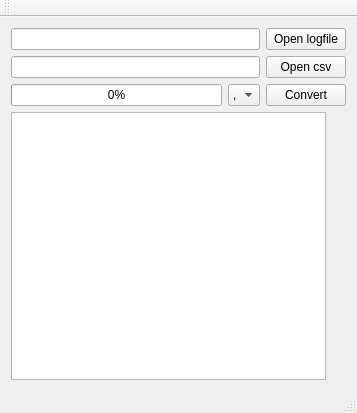
<?xml version="1.0" encoding="UTF-8"?>
<ui version="4.0">
 <class>MainWindow</class>
 <widget class="QMainWindow" name="MainWindow">
  <property name="geometry">
   <rect>
    <x>0</x>
    <y>0</y>
    <width>357</width>
    <height>413</height>
   </rect>
  </property>
  <property name="windowTitle">
   <string>MainWindow</string>
  </property>
  <widget class="QWidget" name="centralWidget">
   <layout class="QVBoxLayout" name="verticalLayout_3">
    <item>
     <layout class="QVBoxLayout" name="verticalLayout">
      <item>
       <layout class="QHBoxLayout" name="horizontalLayout_3">
        <item>
         <widget class="QLineEdit" name="lineEdit"/>
        </item>
        <item>
         <widget class="QPushButton" name="inputButton">
          <property name="text">
           <string>Open logfile</string>
          </property>
         </widget>
        </item>
       </layout>
      </item>
      <item>
       <layout class="QHBoxLayout" name="horizontalLayout_4">
        <item>
         <widget class="QLineEdit" name="lineEdit_2"/>
        </item>
        <item>
         <widget class="QPushButton" name="outputButton">
          <property name="text">
           <string>Open csv</string>
          </property>
         </widget>
        </item>
       </layout>
      </item>
      <item>
       <layout class="QHBoxLayout" name="horizontalLayout_5">
        <item>
         <widget class="QProgressBar" name="progressBar">
          <property name="value">
           <number>0</number>
          </property>
         </widget>
        </item>
        <item>
         <widget class="QComboBox" name="comboBox">
          <item>
           <property name="text">
            <string>,</string>
           </property>
          </item>
          <item>
           <property name="text">
            <string>.</string>
           </property>
          </item>
          <item>
           <property name="text">
            <string>;</string>
           </property>
          </item>
         </widget>
        </item>
        <item>
         <widget class="QPushButton" name="ConvertButton">
          <property name="text">
           <string>Convert</string>
          </property>
         </widget>
        </item>
       </layout>
      </item>
      <item>
       <layout class="QHBoxLayout" name="horizontalLayout_2">
        <item>
         <layout class="QVBoxLayout" name="verticalLayout_2">
          <item>
           <widget class="QTableView" name="tableView">
            <property name="sizePolicy">
             <sizepolicy hsizetype="Expanding" vsizetype="Expanding">
              <horstretch>0</horstretch>
              <verstretch>0</verstretch>
             </sizepolicy>
            </property>
           </widget>
          </item>
         </layout>
        </item>
        <item>
         <spacer name="verticalSpacer">
          <property name="orientation">
           <enum>Qt::Vertical</enum>
          </property>
          <property name="sizeHint" stdset="0">
           <size>
            <width>20</width>
            <height>28</height>
           </size>
          </property>
         </spacer>
        </item>
       </layout>
      </item>
     </layout>
    </item>
   </layout>
  </widget>
  <widget class="QMenuBar" name="menuBar">
   <property name="geometry">
    <rect>
     <x>0</x>
     <y>0</y>
     <width>357</width>
     <height>21</height>
    </rect>
   </property>
  </widget>
  <widget class="QToolBar" name="mainToolBar">
   <attribute name="toolBarArea">
    <enum>TopToolBarArea</enum>
   </attribute>
   <attribute name="toolBarBreak">
    <bool>false</bool>
   </attribute>
  </widget>
  <widget class="QStatusBar" name="statusBar"/>
 </widget>
 <layoutdefault spacing="6" margin="11"/>
 <resources/>
 <connections/>
</ui>
